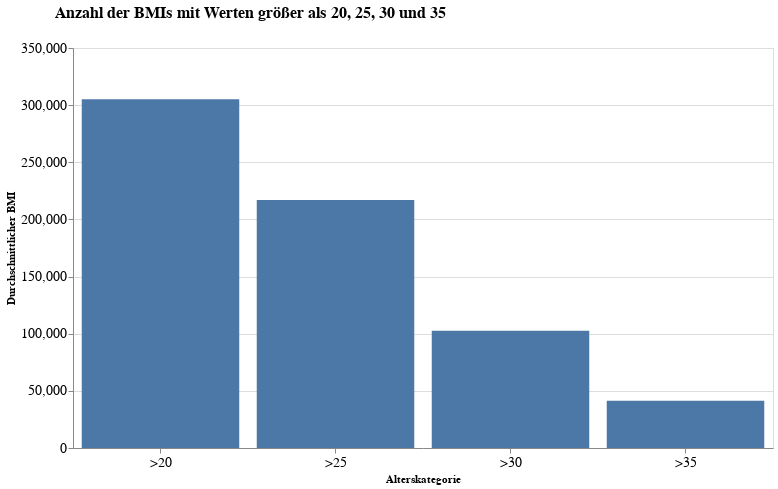

The code cell stored with this chart in its notebook:
### Code cell
# Zähle BMIs größer als 20, 25 und 30
bmi_over_20 = df.loc[df["BMI"] > 20, "BMI"].count()
bmi_over_25 = df.loc[df["BMI"] > 25, "BMI"].count()
bmi_over_30 = df.loc[df["BMI"] > 30, "BMI"].count()
bmi_over_35 = df.loc[df["BMI"] > 35, "BMI"].count()

# Erstelle ein DataFrame mit den Ergebnissen
data = pd.DataFrame({
    "BMI": [">20", ">25", ">30", ">35"],
    "Anzahl": [bmi_over_20, bmi_over_25, bmi_over_30, bmi_over_35]
})

# Erstelle das Säulendiagramm
chart = alt.Chart(data).mark_bar().encode(
    x=alt.X('BMI', title='Alterskategorie', axis=alt.Axis(labelFontSize=14, labelAngle=0)),
    y=alt.Y("Anzahl", title="Durchschnittlicher BMI", axis=alt.Axis(labelFontSize=14, labelAngle=0))
).properties(
    width=700,
    height=400,
    title={
        "text": "Anzahl der BMIs mit Werten größer als 20, 25, 30 und 35",
        "fontSize": 16,
        "fontWeight": "bold",
        "anchor": "start",
        "dx": 50,
        "offset": 20
    }
)

# Zeige das Diagramm an
chart

### Figure 1 — Vega-Lite specification as saved in the notebook (floating-point values rounded to 4 significant figures)
{"config": {"view": {"continuousWidth": 300, "continuousHeight": 300}}, "data": {"name": "data-8d42a5642fe3e66a641c9716484d0c0d"}, "mark": {"type": "bar"}, "encoding": {"x": {"axis": {"labelAngle": 0, "labelFontSize": 14}, "field": "BMI", "title": "Alterskategorie", "type": "nominal"}, "y": {"axis": {"labelAngle": 0, "labelFontSize": 14}, "field": "Anzahl", "scale": {"zero": false}, "title": "Durchschnittlicher BMI", "type": "quantitative"}}, "height": 400, "title": {"text": "Anzahl der BMIs mit Werten größer als 20, 25, 30 und 35", "fontSize": 16, "fontWeight": "bold", "anchor": "start", "dx": 50, "offset": 20}, "width": 700, "$schema": "https://vega.github.io/schema/vega-lite/v5.8.0.json", "datasets": {"data-8d42a5642fe3e66a641c9716484d0c0d": [{"BMI": ">20", "Anzahl": 305096}, {"BMI": ">25", "Anzahl": 216903}, {"BMI": ">30", "Anzahl": 102548}, {"BMI": ">35", "Anzahl": 41379}]}}
